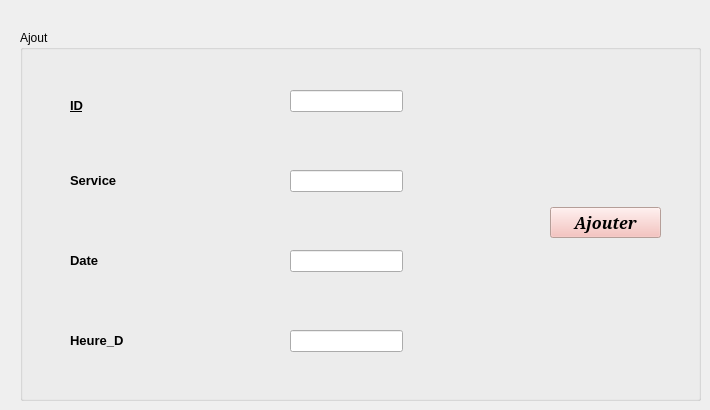
    <widget class="QWidget" name="AjouetrRendez_vous">
     <attribute name="title">
      <string>Ajouter Rendez_vous</string>
     </attribute>
     <widget class="QGroupBox" name="groupBox">
      <property name="geometry">
       <rect>
        <x>20</x>
        <y>30</y>
        <width>681</width>
        <height>371</height>
       </rect>
      </property>
      <property name="title">
       <string>Ajout</string>
      </property>
      <widget class="QLabel" name="label">
       <property name="geometry">
        <rect>
         <x>50</x>
         <y>60</y>
         <width>56</width>
         <height>31</height>
        </rect>
       </property>
       <property name="font">
        <font>
         <pointsize>10</pointsize>
         <weight>75</weight>
         <bold>true</bold>
         <underline>true</underline>
        </font>
       </property>
       <property name="text">
        <string>ID</string>
       </property>
      </widget>
      <widget class="QLabel" name="label_2">
       <property name="geometry">
        <rect>
         <x>50</x>
         <y>140</y>
         <width>71</width>
         <height>21</height>
        </rect>
       </property>
       <property name="font">
        <font>
         <pointsize>10</pointsize>
         <weight>75</weight>
         <bold>true</bold>
        </font>
       </property>
       <property name="text">
        <string>Service</string>
       </property>
      </widget>
      <widget class="QLabel" name="label_3">
       <property name="geometry">
        <rect>
         <x>50</x>
         <y>300</y>
         <width>111</width>
         <height>21</height>
        </rect>
       </property>
       <property name="font">
        <font>
         <pointsize>10</pointsize>
         <weight>75</weight>
         <bold>true</bold>
        </font>
       </property>
       <property name="text">
        <string>Heure_D</string>
       </property>
      </widget>
      <widget class="QLineEdit" name="Le_ID">
       <property name="geometry">
        <rect>
         <x>270</x>
         <y>60</y>
         <width>113</width>
         <height>22</height>
        </rect>
       </property>
      </widget>
      <widget class="QLineEdit" name="Le_Service">
       <property name="geometry">
        <rect>
         <x>270</x>
         <y>140</y>
         <width>113</width>
         <height>22</height>
        </rect>
       </property>
      </widget>
      <widget class="QLineEdit" name="Le_Date">
       <property name="geometry">
        <rect>
         <x>270</x>
         <y>220</y>
         <width>113</width>
         <height>22</height>
        </rect>
       </property>
      </widget>
      <widget class="QLabel" name="label_4">
       <property name="geometry">
        <rect>
         <x>50</x>
         <y>220</y>
         <width>81</width>
         <height>21</height>
        </rect>
       </property>
       <property name="font">
        <font>
         <pointsize>10</pointsize>
         <weight>75</weight>
         <bold>true</bold>
        </font>
       </property>
       <property name="text">
        <string>Date</string>
       </property>
      </widget>
      <widget class="QLineEdit" name="Le_heure_D">
       <property name="geometry">
        <rect>
         <x>270</x>
         <y>300</y>
         <width>113</width>
         <height>22</height>
        </rect>
       </property>
      </widget>
      <widget class="QPushButton" name="pb_ajouter">
       <property name="geometry">
        <rect>
         <x>530</x>
         <y>177</y>
         <width>111</width>
         <height>31</height>
        </rect>
       </property>
       <property name="palette">
        <palette>
         <active>
          <colorrole role="WindowText">
           <brush brushstyle="SolidPattern">
            <color alpha="255">
             <red>0</red>
             <green>0</green>
             <blue>0</blue>
            </color>
           </brush>
          </colorrole>
          <colorrole role="Button">
           <brush brushstyle="SolidPattern">
            <color alpha="255">
             <red>245</red>
             <green>182</green>
             <blue>177</blue>
            </color>
           </brush>
          </colorrole>
          <colorrole role="Light">
           <brush brushstyle="SolidPattern">
            <color alpha="255">
             <red>255</red>
             <green>255</green>
             <blue>255</blue>
            </color>
           </brush>
          </colorrole>
          <colorrole role="Midlight">
           <brush brushstyle="SolidPattern">
            <color alpha="255">
             <red>254</red>
             <green>238</green>
             <blue>234</blue>
            </color>
           </brush>
          </colorrole>
          <colorrole role="Dark">
           <brush brushstyle="SolidPattern">
            <color alpha="255">
             <red>126</red>
             <green>110</green>
             <blue>106</blue>
            </color>
           </brush>
          </colorrole>
          <colorrole role="Mid">
           <brush brushstyle="SolidPattern">
            <color alpha="255">
             <red>169</red>
             <green>147</green>
             <blue>142</blue>
            </color>
           </brush>
          </colorrole>
          <colorrole role="Text">
           <brush brushstyle="SolidPattern">
            <color alpha="255">
             <red>0</red>
             <green>0</green>
             <blue>0</blue>
            </color>
           </brush>
          </colorrole>
          <colorrole role="BrightText">
           <brush brushstyle="SolidPattern">
            <color alpha="255">
             <red>255</red>
             <green>255</green>
             <blue>255</blue>
            </color>
           </brush>
          </colorrole>
          <colorrole role="ButtonText">
           <brush brushstyle="SolidPattern">
            <color alpha="255">
             <red>0</red>
             <green>0</green>
             <blue>0</blue>
            </color>
           </brush>
          </colorrole>
          <colorrole role="Base">
           <brush brushstyle="SolidPattern">
            <color alpha="255">
             <red>255</red>
             <green>255</green>
             <blue>255</blue>
            </color>
           </brush>
          </colorrole>
          <colorrole role="Window">
           <brush brushstyle="SolidPattern">
            <color alpha="255">
             <red>253</red>
             <green>221</green>
             <blue>213</blue>
            </color>
           </brush>
          </colorrole>
          <colorrole role="Shadow">
           <brush brushstyle="SolidPattern">
            <color alpha="255">
             <red>0</red>
             <green>0</green>
             <blue>0</blue>
            </color>
           </brush>
          </colorrole>
          <colorrole role="AlternateBase">
           <brush brushstyle="SolidPattern">
            <color alpha="255">
             <red>254</red>
             <green>238</green>
             <blue>234</blue>
            </color>
           </brush>
          </colorrole>
          <colorrole role="ToolTipBase">
           <brush brushstyle="SolidPattern">
            <color alpha="255">
             <red>255</red>
             <green>255</green>
             <blue>220</blue>
            </color>
           </brush>
          </colorrole>
          <colorrole role="ToolTipText">
           <brush brushstyle="SolidPattern">
            <color alpha="255">
             <red>0</red>
             <green>0</green>
             <blue>0</blue>
            </color>
           </brush>
          </colorrole>
          <colorrole role="PlaceholderText">
           <brush brushstyle="SolidPattern">
            <color alpha="128">
             <red>0</red>
             <green>0</green>
             <blue>0</blue>
            </color>
           </brush>
          </colorrole>
         </active>
         <inactive>
          <colorrole role="WindowText">
           <brush brushstyle="SolidPattern">
            <color alpha="255">
             <red>0</red>
             <green>0</green>
             <blue>0</blue>
            </color>
           </brush>
          </colorrole>
          <colorrole role="Button">
           <brush brushstyle="SolidPattern">
            <color alpha="255">
             <red>245</red>
             <green>182</green>
             <blue>177</blue>
            </color>
           </brush>
          </colorrole>
          <colorrole role="Light">
           <brush brushstyle="SolidPattern">
            <color alpha="255">
             <red>255</red>
             <green>255</green>
             <blue>255</blue>
            </color>
           </brush>
          </colorrole>
          <colorrole role="Midlight">
           <brush brushstyle="SolidPattern">
            <color alpha="255">
             <red>254</red>
             <green>238</green>
             <blue>234</blue>
            </color>
           </brush>
          </colorrole>
          <colorrole role="Dark">
           <brush brushstyle="SolidPattern">
            <color alpha="255">
             <red>126</red>
             <green>110</green>
             <blue>106</blue>
            </color>
           </brush>
          </colorrole>
          <colorrole role="Mid">
           <brush brushstyle="SolidPattern">
            <color alpha="255">
             <red>169</red>
             <green>147</green>
             <blue>142</blue>
            </color>
           </brush>
          </colorrole>
          <colorrole role="Text">
           <brush brushstyle="SolidPattern">
            <color alpha="255">
             <red>0</red>
             <green>0</green>
             <blue>0</blue>
            </color>
           </brush>
          </colorrole>
          <colorrole role="BrightText">
           <brush brushstyle="SolidPattern">
            <color alpha="255">
             <red>255</red>
             <green>255</green>
             <blue>255</blue>
            </color>
           </brush>
          </colorrole>
          <colorrole role="ButtonText">
           <brush brushstyle="SolidPattern">
            <color alpha="255">
             <red>0</red>
             <green>0</green>
             <blue>0</blue>
            </color>
           </brush>
          </colorrole>
          <colorrole role="Base">
           <brush brushstyle="SolidPattern">
            <color alpha="255">
             <red>255</red>
             <green>255</green>
             <blue>255</blue>
            </color>
           </brush>
          </colorrole>
          <colorrole role="Window">
           <brush brushstyle="SolidPattern">
            <color alpha="255">
             <red>253</red>
             <green>221</green>
             <blue>213</blue>
            </color>
           </brush>
          </colorrole>
          <colorrole role="Shadow">
           <brush brushstyle="SolidPattern">
            <color alpha="255">
             <red>0</red>
             <green>0</green>
             <blue>0</blue>
            </color>
           </brush>
          </colorrole>
          <colorrole role="AlternateBase">
           <brush brushstyle="SolidPattern">
            <color alpha="255">
             <red>254</red>
             <green>238</green>
             <blue>234</blue>
            </color>
           </brush>
          </colorrole>
          <colorrole role="ToolTipBase">
           <brush brushstyle="SolidPattern">
            <color alpha="255">
             <red>255</red>
             <green>255</green>
             <blue>220</blue>
            </color>
           </brush>
          </colorrole>
          <colorrole role="ToolTipText">
           <brush brushstyle="SolidPattern">
            <color alpha="255">
             <red>0</red>
             <green>0</green>
             <blue>0</blue>
            </color>
           </brush>
          </colorrole>
          <colorrole role="PlaceholderText">
           <brush brushstyle="SolidPattern">
            <color alpha="128">
             <red>0</red>
             <green>0</green>
             <blue>0</blue>
            </color>
           </brush>
          </colorrole>
         </inactive>
         <disabled>
          <colorrole role="WindowText">
           <brush brushstyle="SolidPattern">
            <color alpha="255">
             <red>126</red>
             <green>110</green>
             <blue>106</blue>
            </color>
           </brush>
          </colorrole>
          <colorrole role="Button">
           <brush brushstyle="SolidPattern">
            <color alpha="255">
             <red>245</red>
             <green>182</green>
             <blue>177</blue>
            </color>
           </brush>
          </colorrole>
          <colorrole role="Light">
           <brush brushstyle="SolidPattern">
            <color alpha="255">
             <red>255</red>
             <green>255</green>
             <blue>255</blue>
            </color>
           </brush>
          </colorrole>
          <colorrole role="Midlight">
           <brush brushstyle="SolidPattern">
            <color alpha="255">
             <red>254</red>
             <green>238</green>
             <blue>234</blue>
            </color>
           </brush>
          </colorrole>
          <colorrole role="Dark">
           <brush brushstyle="SolidPattern">
            <color alpha="255">
             <red>126</red>
             <green>110</green>
             <blue>106</blue>
            </color>
           </brush>
          </colorrole>
          <colorrole role="Mid">
           <brush brushstyle="SolidPattern">
            <color alpha="255">
             <red>169</red>
             <green>147</green>
             <blue>142</blue>
            </color>
           </brush>
          </colorrole>
          <colorrole role="Text">
           <brush brushstyle="SolidPattern">
            <color alpha="255">
             <red>126</red>
             <green>110</green>
             <blue>106</blue>
            </color>
           </brush>
          </colorrole>
          <colorrole role="BrightText">
           <brush brushstyle="SolidPattern">
            <color alpha="255">
             <red>255</red>
             <green>255</green>
             <blue>255</blue>
            </color>
           </brush>
          </colorrole>
          <colorrole role="ButtonText">
           <brush brushstyle="SolidPattern">
            <color alpha="255">
             <red>126</red>
             <green>110</green>
             <blue>106</blue>
            </color>
           </brush>
          </colorrole>
          <colorrole role="Base">
           <brush brushstyle="SolidPattern">
            <color alpha="255">
             <red>253</red>
             <green>221</green>
             <blue>213</blue>
            </color>
           </brush>
          </colorrole>
          <colorrole role="Window">
           <brush brushstyle="SolidPattern">
            <color alpha="255">
             <red>253</red>
             <green>221</green>
             <blue>213</blue>
            </color>
           </brush>
          </colorrole>
          <colorrole role="Shadow">
           <brush brushstyle="SolidPattern">
            <color alpha="255">
             <red>0</red>
             <green>0</green>
             <blue>0</blue>
            </color>
           </brush>
          </colorrole>
          <colorrole role="AlternateBase">
           <brush brushstyle="SolidPattern">
            <color alpha="255">
             <red>253</red>
             <green>221</green>
             <blue>213</blue>
            </color>
           </brush>
          </colorrole>
          <colorrole role="ToolTipBase">
           <brush brushstyle="SolidPattern">
            <color alpha="255">
             <red>255</red>
             <green>255</green>
             <blue>220</blue>
            </color>
           </brush>
          </colorrole>
          <colorrole role="ToolTipText">
           <brush brushstyle="SolidPattern">
            <color alpha="255">
             <red>0</red>
             <green>0</green>
             <blue>0</blue>
            </color>
           </brush>
          </colorrole>
          <colorrole role="PlaceholderText">
           <brush brushstyle="SolidPattern">
            <color alpha="128">
             <red>0</red>
             <green>0</green>
             <blue>0</blue>
            </color>
           </brush>
          </colorrole>
         </disabled>
        </palette>
       </property>
       <property name="font">
        <font>
         <family>MS Serif</family>
         <pointsize>12</pointsize>
         <weight>75</weight>
         <italic>true</italic>
         <bold>true</bold>
        </font>
       </property>
       <property name="text">
        <string>Ajouter</string>
       </property>
      </widget>
      <widget class="QLabel" name="label_5">
       <property name="geometry">
        <rect>
         <x>10</x>
         <y>-10</y>
         <width>721</width>
         <height>451</height>
        </rect>
       </property>
       <property name="text">
        <string/>
       </property>
       <property name="pixmap">
        <pixmap>../../bt.png</pixmap>
       </property>
       <property name="scaledContents">
        <bool>true</bool>
       </property>
       <property name="wordWrap">
        <bool>false</bool>
       </property>
      </widget>
      <zorder>label_5</zorder>
      <zorder>label</zorder>
      <zorder>label_2</zorder>
      <zorder>label_3</zorder>
      <zorder>Le_ID</zorder>
      <zorder>Le_Service</zorder>
      <zorder>Le_Date</zorder>
      <zorder>label_4</zorder>
      <zorder>Le_heure_D</zorder>
      <zorder>pb_ajouter</zorder>
     </widget>
    </widget>
